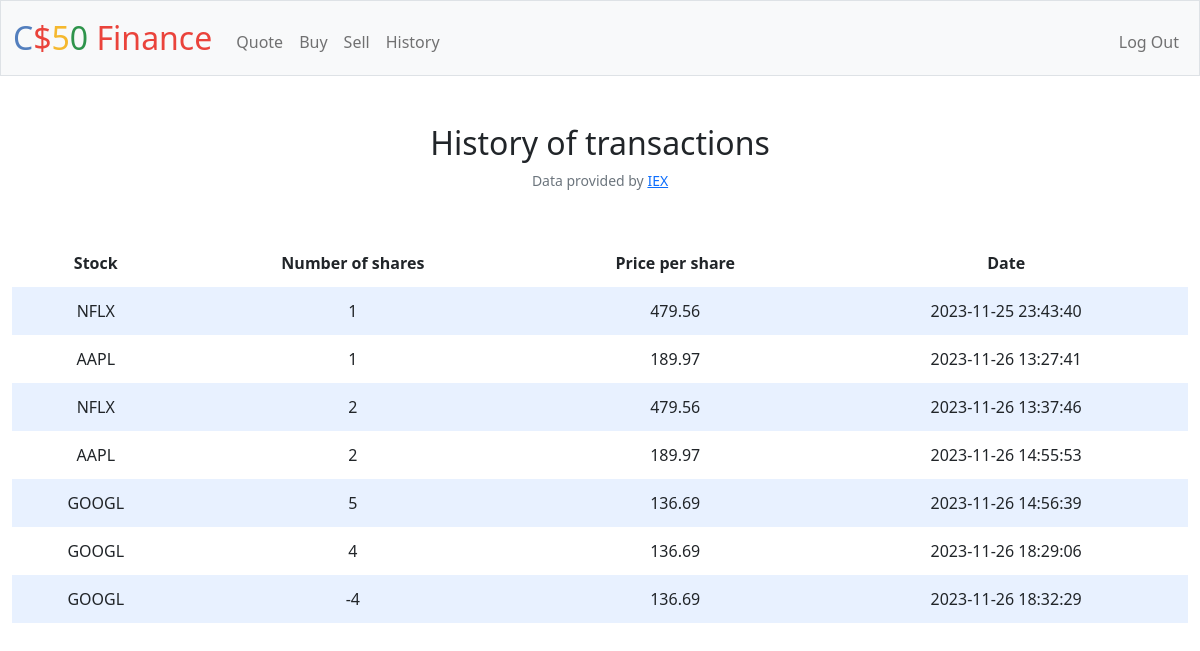
The app's page /history (signed in), older data.
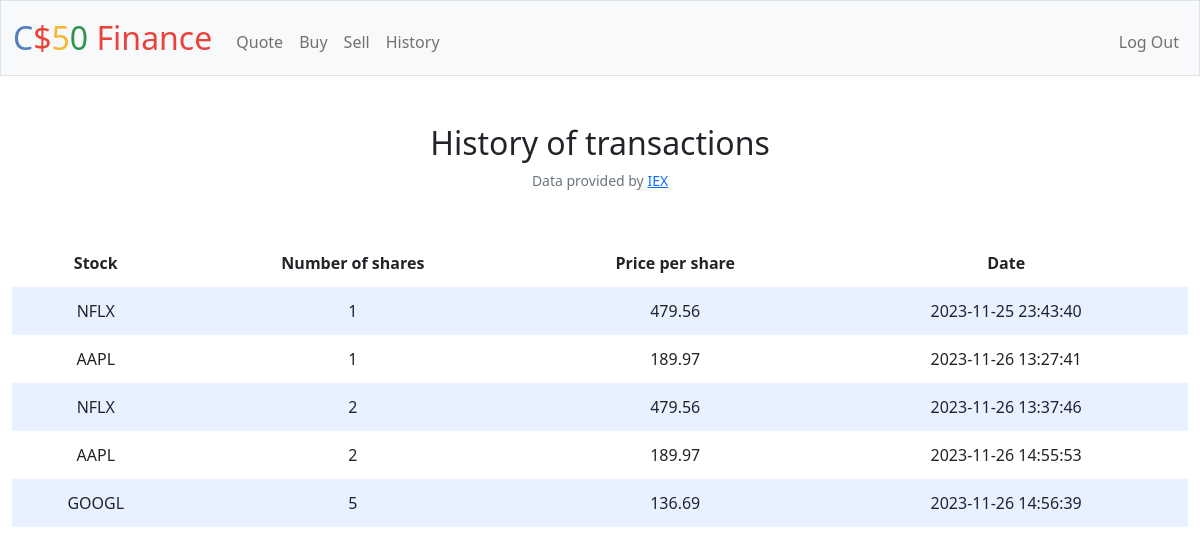
The same page, newer data.
### tables this page shows
CREATE TABLE purchases (
id INTEGER PRIMARY KEY AUTOINCREMENT NOT NULL,
id_user INTEGER REFERENCES users(id),
stock TEXT NOT NULL,
number_shares NUMERIC NOT NULL,
price_per_share NUMERIC NOT NULL,
timestamp_column TIMESTAMP
);

### app.py (the view)
@app.route("/history")
@login_required
def history():
    user_purchases = db.execute("SELECT * FROM purchases WHERE id_user = ?", session.get("user_id"))
    if not user_purchases:
        return apology("there are no transactions to display", 403)
    else:
        return render_template("history.html", user_purchases = user_purchases)

### app.py (called while the page is built)
@app.after_request
def after_request(response):
    response.headers["Cache-Control"] = "no-cache, no-store, must-revalidate"
    response.headers["Expires"] = 0
    response.headers["Pragma"] = "no-cache"
    return response

### helpers.py (called while the page is built)
def login_required(f):
    @wraps(f)
    def decorated_function(*args, **kwargs):
        if session.get("user_id") is None:
            return redirect("/login")
        return f(*args, **kwargs)
    return decorated_function

### templates/history.html (shortened to what this page needs)
{% extends "layout.html" %}
{% block main %}
<h2>History of transactions</h2>
<table>
    <thead>
        <tr>
            <th>Stock</th>
            <th>Number of shares</th>
            <th>Price per share</th>
            <th>Date</th>
        </tr>
    </thead>
    <tbody>
        {% for stock in user_purchases %}
        <tr>
        <td>{{ stock.stock }}</td>
        <td>{{ stock.number_shares }}</td>
        <td>{{ stock.price_per_share }}</td>
        <td>{{ stock.timestamp_column }}</td>
        </tr>
        {% endfor %}
    </tbody>
{% endblock %}

### templates/layout.html (shortened to what this page needs)
<!DOCTYPE html>
<html lang="en">
    <head>
        <link href="https://cdn.jsdelivr.net/npm/bootstrap@5.1.3/dist/css/bootstrap.min.css" rel="stylesheet">
        <link href="/static/styles.css" rel="stylesheet">
    </head>
    <body>
        <nav class="bg-light border navbar navbar-expand-md navbar-light">
            <div class="container-fluid">
                <a class="navbar-brand" href="/"><span class="blue">C</span><span class="red">$</span><span class="yellow">5</span><span class="green">0</span> <span class="red">Finance</span></a>
                <div class="collapse navbar-collapse" id="navbar">
                    {% if session["user_id"] %}
                        <ul class="navbar-nav me-auto mt-2">
                            <li class="nav-item"><a class="nav-link" href="/quote">Quote</a></li>
                            <li class="nav-item"><a class="nav-link" href="/buy">Buy</a></li>
                            <li class="nav-item"><a class="nav-link" href="/sell">Sell</a></li>
                            <li class="nav-item"><a class="nav-link" href="/history">History</a></li>
                        </ul>
                        <ul class="navbar-nav ms-auto mt-2">
                            <li class="nav-item"><a class="nav-link" href="/logout">Log Out</a></li>
                        </ul>
                    {% else %}
                        <ul class="navbar-nav ms-auto mt-2">
                            <li class="nav-item"><a class="nav-link" href="/register">Register</a></li>
                            <li class="nav-item"><a class="nav-link" href="/login">Log In</a></li>
                        </ul>
                    {% endif %}
                </div>
            </div>
        </nav>
        <main class="container-fluid py-5 text-center">
            {% block main %}{% endblock %}
        </main>
        <footer class="mb-5 small text-center text-muted">
            Data provided by <a href="https://iexcloud.io/">IEX</a>
        </footer>
    </body>
</html>

### static/styles.css (style rules this page uses)
nav .navbar-brand { font-size: xx-large; }
nav .navbar-brand .blue { color: #537fbe; }
nav .navbar-brand .red { color: #ea433b; }
nav .navbar-brand .yellow { color: #f5b82e; }
nav .navbar-brand .green { color: #2e944b; }
table { background-color: transparent; margin-bottom: 1rem; width: 100%; }
table th, table td { padding: 0.75rem; vertical-align: middle; }
tbody tr:nth-of-type(odd) { background-color: rgb(179, 208, 255, 0.3) }

Row changes from the older to the newer data that the page shows:
removed purchases: stock "GOOGL", number_shares "4", price_per_share "136.69", timestamp_column "2023-11-26 18:29:06"
removed purchases: stock "GOOGL", number_shares "-4", price_per_share "136.69", timestamp_column "2023-11-26 18:32:29"
